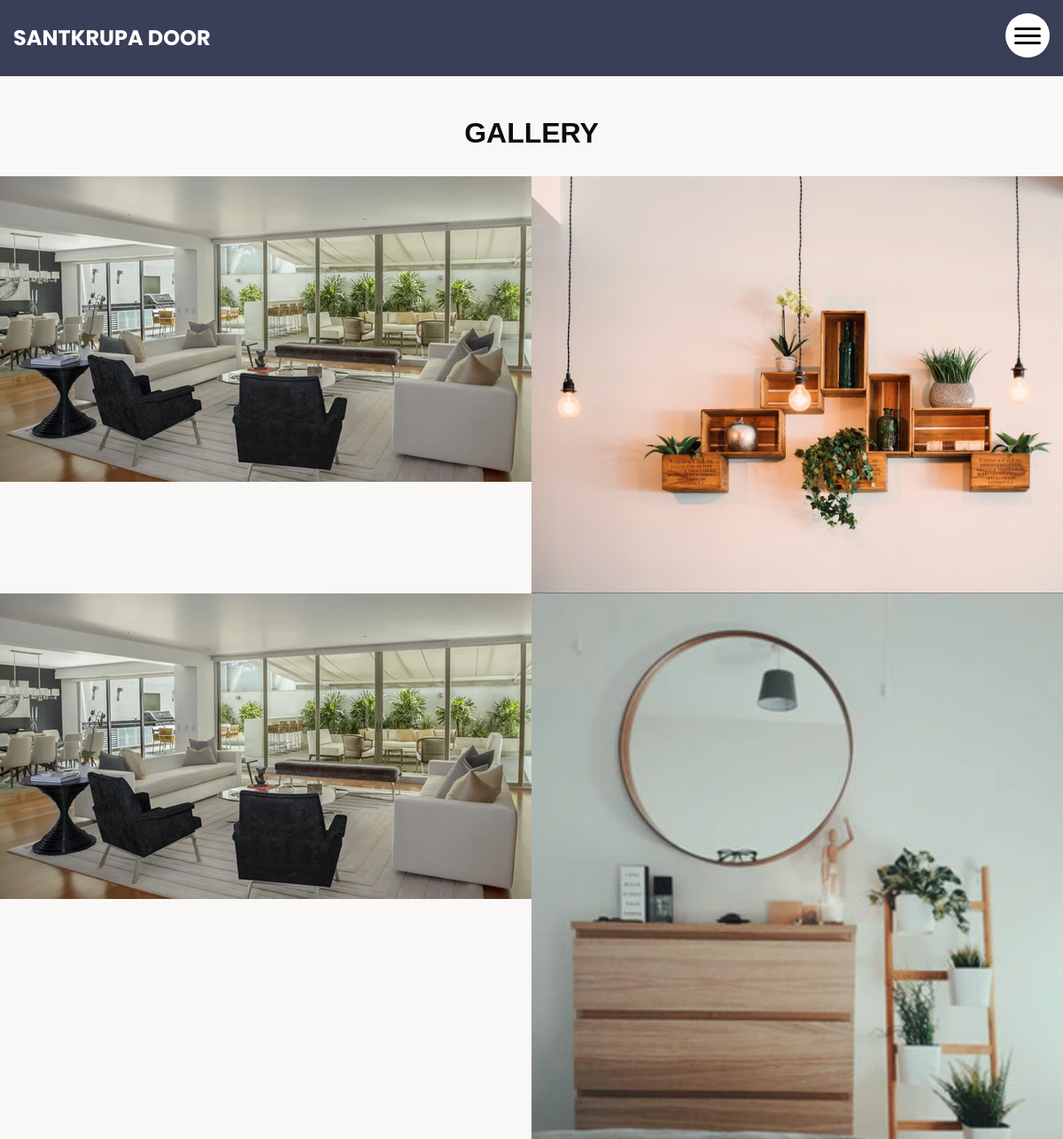
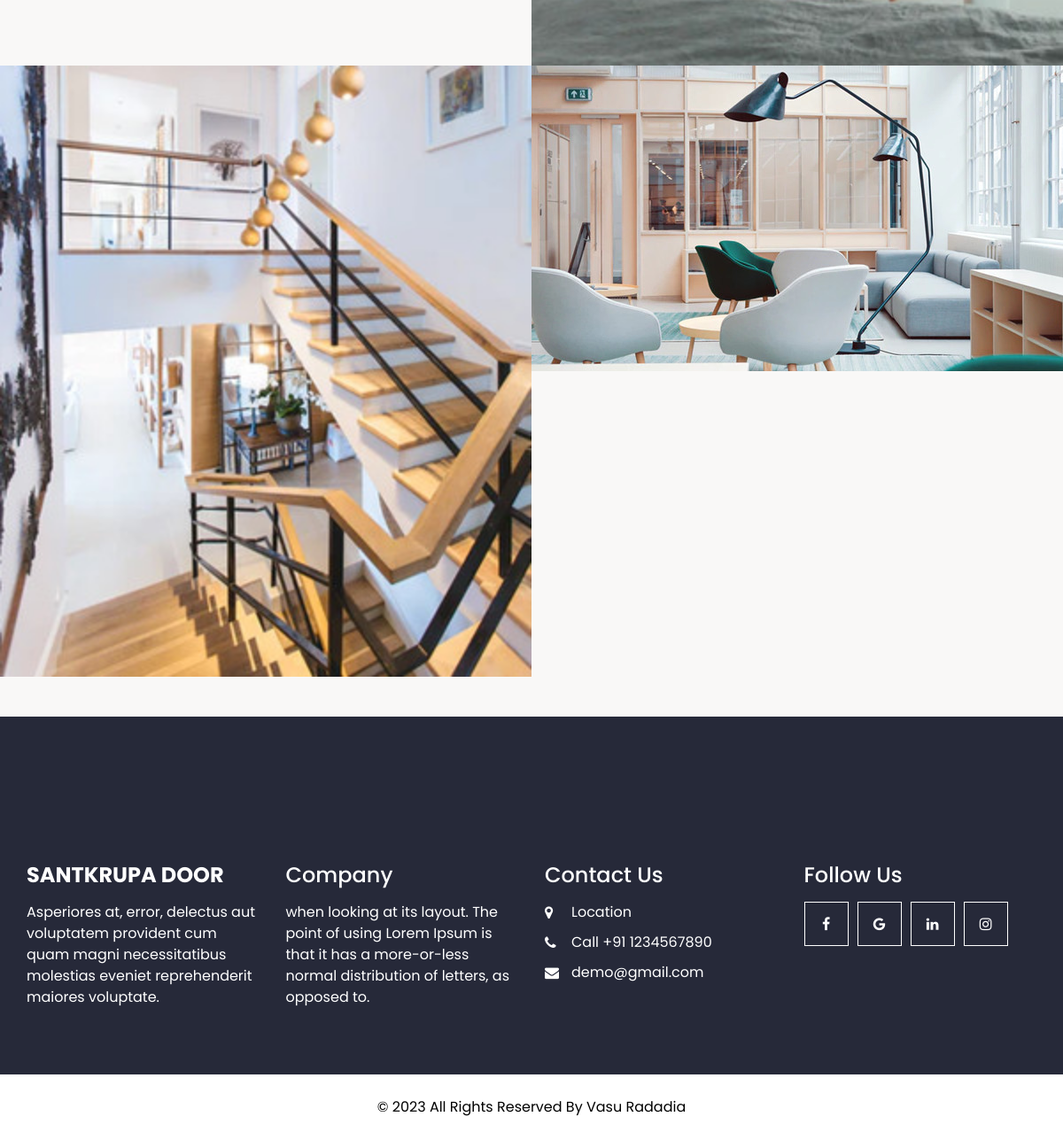
The page /templates/gallery.html on the database its author committed (2 pictures, top to bottom).
### app/models.py (models this page shows, shortened)
class Header(models.Model):
    website_name = models.CharField(max_length=255)

class GalleryImage(models.Model):
    image = models.ImageField(upload_to='images/')

class Info(models.Model):
    company_name = models.CharField(max_length=255)
    company_description = models.TextField()
    company_description_1 = models.TextField(default=1) # type: ignore
    location = models.CharField(max_length=255)
    contact_number = models.CharField(max_length=20)
    email = models.EmailField()
    facebook_link = models.URLField(blank=True)
    google_link = models.URLField(blank=True)
    linkedin_link = models.URLField(blank=True)
    instagram_link = models.URLField(blank=True)

class Footer(models.Model):
    description = models.CharField(max_length=255)
    description_1 = models.URLField(blank=True, default=1) # type: ignore

### app/views.py (the view)
# urls.py: path('templates/gallery.html', views.gallery, name='gallery'),
def gallery(request):
    header = Header.objects.first()
    info = Info.objects.first()
    footer = Footer.objects.first()
    gallery_images = GalleryImage.objects.all()
    return render(request, 'gallery.html', {'header': header, 'info': info, 'footer': footer, 'gallery_images': gallery_images})

### templates/gallery.html (shortened to what this page needs)
{% load static %}
<!DOCTYPE html>
<html>
<head>
  <link rel="stylesheet" type="text/css" href="{% static 'assets/css/bootstrap.css' %}" />
  <link rel="stylesheet" href="{% static 'assets/css/ekko-lightbox.css' %}" />
  <link href="{% static 'assets/css/font-awesome.min.css' %}" rel="stylesheet" />
  <link href="{% static 'assets/css/style.css' %}" rel="stylesheet" />
  <link href="{% static 'assets/css/responsive.css' %}" rel="stylesheet" />
</head>
<body>
  <header class="header_section innerpage_header">
    <div class="container-fluid">
      <nav class="navbar navbar-expand-lg custom_nav-container">
        <a class="navbar-brand" href="{% url 'index' %}">
          <span>
            {{ header.website_name }}
          </span>
        </a>
        <div class="" id="">
          <div class="custom_menu-btn">
            <button onclick="openNav()">
              <span class="s-1"> </span>
              <span class="s-2"> </span>
              <span class="s-3"> </span>
            </button>
          </div>
        </div>
      </nav>
    </div>
  </header>
  <div class="gallery_section layout_padding2">
    <div class="container-fluid">
      <div class="heading_container heading_center">
        <h2>
          Gallery
        </h2>
      </div>
      <div class="row">
        {% for image in gallery_images %}
          <div class=" col-sm-8 col-md-6 px-0">
            <div class="img-box">
              <img src="{{ image.image.url }}" alt="">
            </div>
          </div>
        {% endfor %}
      </div>
    </div>
  </div>
  <section class="info_section ">
    <div class="container">
      <div class="row info_main_row">
        <div class="col-md-6 col-lg-3">
          <div class="info_insta">
            <h4>
              <a href="{% url 'index' %}" class="navbar-brand m-0 p-0">
                <span>
                  {{ info.company_name }}
                </span>
              </a>
            </h4>
            <p class="mb-0">
              {{ info.company_description }}
            </p>
          </div>
        </div>
        <div class="col-md-6 col-lg-3">
          <div class="info_detail">
            <h4>
              Company
            </h4>
            <p class="mb-0">
              {{ info.company_description_1 }}
            </p>
          </div>
        </div>
        <div class="col-md-6 col-lg-3">
          <h4>
            Contact Us
          </h4>
          <div class="info_contact">
            <a href="">
              <i class="fa fa-map-marker" aria-hidden="true"></i>
              <span>
                {{ info.location }}
              </span>
            </a>
            <a href="">
              <i class="fa fa-phone" aria-hidden="true"></i>
              <span>
                Call {{ info.contact_number }}
              </span>
            </a>
            <a href="">
              <i class="fa fa-envelope"></i>
              <span>
                {{ info.email }}
              </span>
            </a>
          </div>
        </div>
        <div class="col-md-6 col-lg-3">
          <h4>
            Follow Us
          </h4>
          <div class="social_box">
            {% if info.facebook_link %}
            <a href="{{ info.facebook_link }}">
              <i class="fa fa-facebook" aria-hidden="true"></i>
            </a>
            {% endif %}
            {% if info.google_link %}
            <a href="{{ info.google_link }}">
              <i class="fa fa-google" aria-hidden="true"></i>
            </a>
            {% endif %}
            {% if info.linkedin_link %}
            <a href="{{ info.linkedin_link }}">
              <i class="fa fa-linkedin" aria-hidden="true"></i>
            </a>
            {% endif %}
            {% if info.instagram_link %}
            <a href="{{ info.instagram_link }}">
              <i class="fa fa-instagram" aria-hidden="true"></i>
            </a>
            {% endif %}
          </div>
        </div>
      </div>
    </div>
  </section>
  <footer class="footer_section">
    <div class="container">
      <p>
        &copy; <span id="displayYear"></span> All Rights Reserved By
        <a href="{{ footer.description_1 }}">{{ footer.description }}</a>
      </p>
    </div>
  </footer>
</body>
</html>

### static/assets/css/style.css (style rules this page uses)
body { font-family: "Poppins", sans-serif; color: #0c0c0c; background-color: #ffffff; overflow-x: hidden; }
.layout_padding2 { padding: 45px 0; }
.heading_container { display: -webkit-box; display: -ms-flexbox; display: flex; -webkit-box-orient: vertical; -webkit-box-direction: normal; -ms-flex-direction: column; flex-direction: column; -webkit-box-align: start; -ms-flex-align: start; align-items: flex-start; font-family: "octin sports", sans-serif; }
.heading_container h2 { position: relative; font-weight: bold; text-transform: uppercase; margin: 0; }
.heading_container.heading_center { -webkit-box-align: center; -ms-flex-align: center; align-items: center; text-align: center; }
h1, h2 { font-family: "octin sports", sans-serif; }
.header_section { position: absolute; top: 0; width: 100%; z-index: 9; }
.header_section.innerpage_header { position: relative; background: #3a3f58; padding: 10px 0; }
.custom_nav-container { padding: 10px 0; }
.custom_menu-btn { position: fixed; right: 15px; top: 15px; width: 50px; height: 50px; }
.custom_menu-btn::before { content: ""; position: absolute; top: 0; right: 0; width: 100%; height: 100%; background-color: white; -webkit-box-shadow: 0 0 5px 0 rgba(0, 0, 0, 0.07); box-shadow: 0 0 5px 0 rgba(0, 0, 0, 0.07); z-index: 7; border-radius: 100%; -webkit-transition: all .3s; transition: all .3s; }
.custom_menu-btn button { width: 50px; height: 50px; outline: none; border: none; border-radius: 100%; display: -webkit-box; display: -ms-flexbox; display: flex; -webkit-box-orient: vertical; -webkit-box-direction: normal; -ms-flex-direction: column; flex-direction: column; -webkit-box-align: center; -ms-flex-align: center; align-items: center; -webkit-box-pack: center; -ms-flex-pack: center; justify-content: center; background-color: transparent; position: relative; z-index: 999; margin: 0; }
.custom_menu-btn button span { display: block; width: 30px; height: 3px; background-color: #000000; margin: 2.5px 0; -webkit-transition: all 0.3s; transition: all 0.3s; border-radius: 15px; }
.custom_menu-btn .s-2 { -webkit-transition: all 0.1s; transition: all 0.1s; }
a, a:hover, a:focus { text-decoration: none; }
.navbar-brand span { font-size: 24px; font-weight: 700; color: #ffffff; text-transform: uppercase; }
.gallery_section { background-color: #f9f8f7; }
.gallery_section .heading_container { margin-bottom: 30px; }
.gallery_section .row { -webkit-box-align: stretch; -ms-flex-align: stretch; align-items: stretch; }
.gallery_section .img-box { display: -webkit-box; display: -ms-flexbox; display: flex; overflow: hidden; position: relative; }
.gallery_section .img-box img { min-width: 100%; min-height: 100%; }
.gallery_section .img-box::before { content: ""; position: absolute; top: 0; left: 0; width: 100%; height: 100%; background: rgba(58, 63, 88, 0.85); -webkit-transition: all 0.1s; transition: all 0.1s; -webkit-transform: translateY(100%); transform: translateY(100%); }
.info_section { background-color: #262939; color: #ffffff; padding: 165px 0 75px 0; }
.info_section h4 { margin-bottom: 15px; }
.info_section .info_contact a { display: -webkit-box; display: -ms-flexbox; display: flex; -webkit-box-align: center; -ms-flex-align: center; align-items: center; color: #ffffff; margin-bottom: 10px; }
.info_section .info_contact a i { margin-right: 5px; width: 25px; }
.info_section .social_box { width: 100%; display: -webkit-box; display: -ms-flexbox; display: flex; -ms-flex-wrap: wrap; flex-wrap: wrap; }
.info_section .social_box a { display: -webkit-box; display: -ms-flexbox; display: flex; -webkit-box-pack: center; -ms-flex-pack: center; justify-content: center; -webkit-box-align: center; -ms-flex-align: center; align-items: center; width: 50px; height: 50px; border: 1px solid #ffffff; color: #ffffff; margin-right: 10px; margin-bottom: 10px; }
.footer_section { position: relative; text-align: center; }
.footer_section p { color: #000000; padding: 25px 0; margin: 0; }
.footer_section p a { color: inherit; }

### static/assets/css/responsive.css (style rules this page uses)
@media (min-width: 1200px) { .container { max-width: 1170px; } }

### rows shown on the page
Header: website_name "SANTKRUPA DOOR"
GalleryImage: image (picture)
GalleryImage: image (picture)
GalleryImage: image (picture)
GalleryImage: image (picture)
GalleryImage: image (picture)
GalleryImage: image (picture)
Info: company_name "SANTKRUPA DOOR", company_description "Asperiores at, error, delectus aut voluptatem provident cum quam magni necessitatibus molestias eveniet reprehenderit maiores voluptate.", company_description_1 "when looking at its layout. The point of using Lorem Ipsum is that it has a more-or-less normal distribution of letters, as opposed to.", location "Location", contact_number "+91 1234567890", email "demo@gmail.com"
Footer: description "Vasu Radadia"
